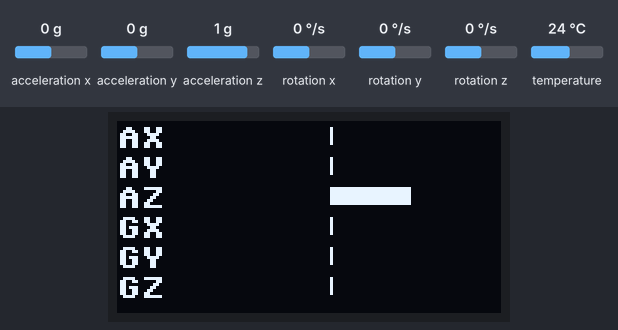
The program below on a simulated Raspberry Pi Pico running MicroPython. Shown: 128×64 one-colour display. The inputs (shaded band) are chosen by the test bench; at power-on: acceleration x 0 g, acceleration y 0 g, acceleration z 1 g, rotation x 0 °/s, rotation y 0 °/s, rotation z 0 °/s, temperature 24 °C. Library files of the repository ran but are not shown: ssd1306.py.

Above: at 1.3 s.
1.4 s: acceleration x set to -1.4 g
At 2.6 s:
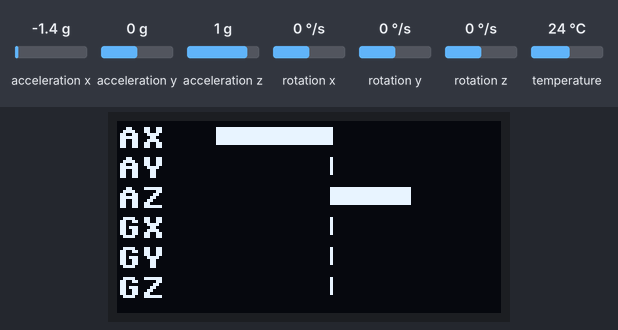
2.9 s: acceleration y set to -1.4 g
At 4.1 s:
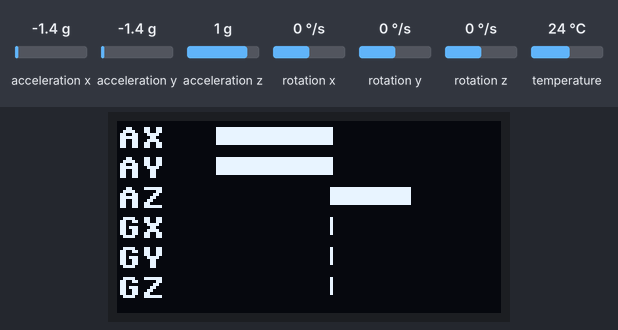
4.4 s: acceleration z set to -1.4 g
At 4.9 s:
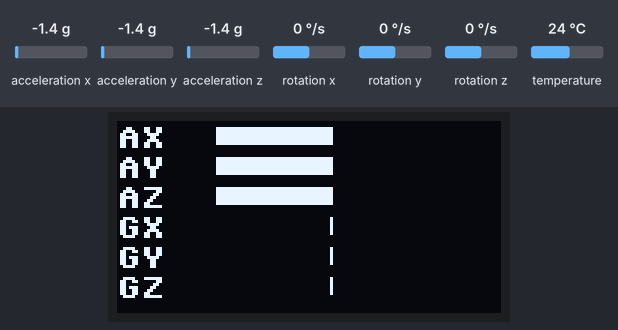
5.9 s: rotation x set to -192 °/s
At 6.5 s:
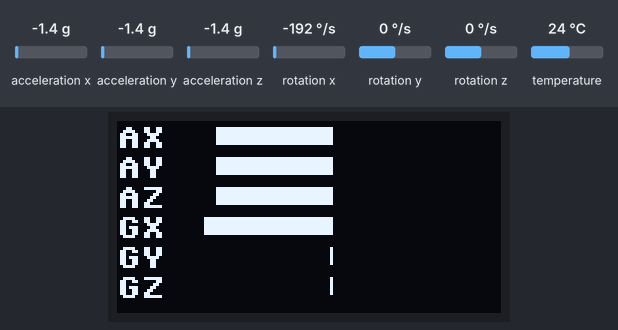
7.4 s: rotation y set to -192 °/s
At 8.3 s:
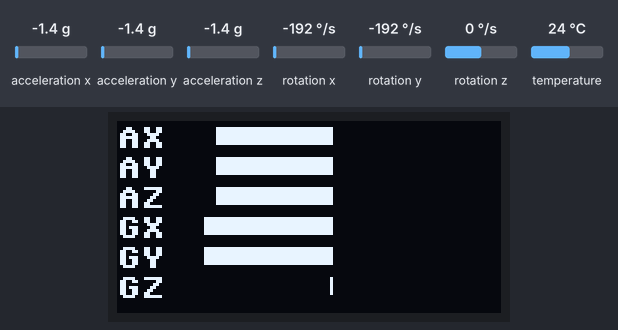
8.9 s: rotation z set to -192 °/s
At 9.9 s:
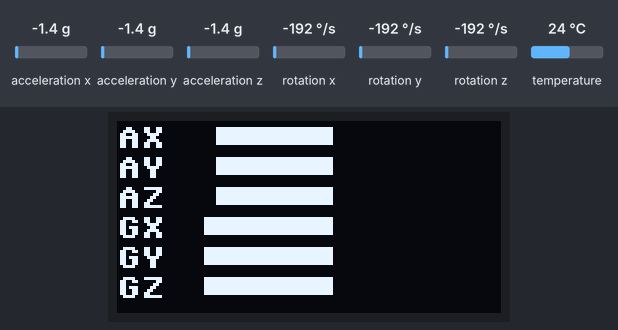
Timing chart, 0 to 11.4 s (numbered marks = the images above; inputs shaded):
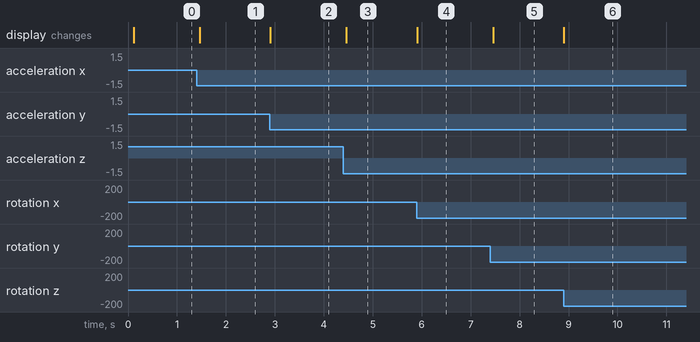

Measured:
- after the input at 1.4 s, the display: changes after 0.06 s (image 1)
- after the input at 2.9 s, the display: changes at once (image 2)
- after the input at 4.4 s, the display: changes after 0.06 s (image 3)
- after the input at 5.9 s, the display: changes at once (image 4)
- after the input at 7.4 s, the display: changes after 0.06 s (image 5)
- after the input at 8.9 s, the display: changes at once (image 6)

The program:

07-display-six-bars.py
```python
import machine
import struct
import time
import config

# MPU6050 wiring (I2C1):
#   SDA -> GPIO10 (I2C1 SDA)
#   SCL -> GPIO11 (I2C1 SCL)
#
# OLED wiring (SPI0) is defined in config.py.
#
# Load this file onto the Pico with Thonny and run it (F5), or run
# headlessly with mpremote (requires config.py and lib/ssd1306.py to
# already be copied onto the Pico's filesystem). All six MPU6050 channels
# at once - AX/AY/AZ acceleration and GX/GY/GZ angular velocity - each as
# its own horizontal bar growing left or right from a center line.
I2C_SDA_PIN = 10
I2C_SCL_PIN = 11
I2C_BUS = 1
MPU6050_ADDRESS = 0x68
PWR_MGMT_1 = 0x6B
ACCEL_XOUT_H = 0x3B

ACCEL_SCALE = 16384.0  # LSB per g at the default +/-2g range
GYRO_SCALE = 131.0      # LSB per deg/s at the default +/-250 deg/s range
MAX_G = 2.0             # accel value at full bar deflection
MAX_DPS = 250.0         # gyro value at full bar deflection

sda = machine.Pin(I2C_SDA_PIN)
scl = machine.Pin(I2C_SCL_PIN)
i2c = machine.I2C(I2C_BUS, sda=sda, scl=scl, freq=400000)

# Wake the sensor - it powers on in sleep mode
i2c.writeto_mem(MPU6050_ADDRESS, PWR_MGMT_1, bytes([0x00]))
time.sleep_ms(100)

oled = config.init_display()
WHITE = config.WHITE
BLACK = config.BLACK
WIDTH = config.WIDTH
HEIGHT = config.HEIGHT

BAR_LEFT = 16
BAR_RIGHT = WIDTH - 1
BAR_CENTER = (BAR_LEFT + BAR_RIGHT) // 2
BAR_HALF_WIDTH = BAR_CENTER - BAR_LEFT
BAR_HEIGHT = 6
ROW_Y = (2, 12, 22, 32, 42, 52)
LABELS = ("AX", "AY", "AZ", "GX", "GY", "GZ")
MAX_VALUES = (MAX_G, MAX_G, MAX_G, MAX_DPS, MAX_DPS, MAX_DPS)


def read_motion():
    # 14 bytes starting at ACCEL_XOUT_H: accel x/y/z, temp, gyro x/y/z
    data = i2c.readfrom_mem(MPU6050_ADDRESS, ACCEL_XOUT_H, 14)
    ax, ay, az, _temp, gx, gy, gz = struct.unpack(">hhhhhhh", data)
    return (ax / ACCEL_SCALE, ay / ACCEL_SCALE, az / ACCEL_SCALE,
            gx / GYRO_SCALE, gy / GYRO_SCALE, gz / GYRO_SCALE)


def draw_bar(y, value, max_value):
    length = int((value / max_value) * BAR_HALF_WIDTH)
    if length > BAR_HALF_WIDTH:
        length = BAR_HALF_WIDTH
    elif length < -BAR_HALF_WIDTH:
        length = -BAR_HALF_WIDTH
    if length >= 0:
        oled.fill_rect(BAR_CENTER, y, length, BAR_HEIGHT, WHITE)
    else:
        oled.fill_rect(BAR_CENTER + length, y, -length, BAR_HEIGHT, WHITE)


def draw_frame(values):
    oled.fill(BLACK)
    for label, y, value, max_value in zip(LABELS, ROW_Y, values, MAX_VALUES):
        oled.text(label, 0, y, WHITE)
        oled.vline(BAR_CENTER, y, BAR_HEIGHT, WHITE)
        draw_bar(y, value, max_value)
    oled.show()


try:
    while True:
        draw_frame(read_motion())
        time.sleep_ms(100)
except KeyboardInterrupt:
    print("Got ctrl-c, stopping")
```

config.py
```python
# Hardware configuration for the MPU6050 IMU kit.

from machine import Pin, SPI
import ssd1306

# ---------------------------------------------------------------------------
# OLED display (SPI0) - 2.42" SSD1306/SSD1309, same pins as compass-hmc5883l
# ---------------------------------------------------------------------------
WIDTH = 128
HEIGHT = 64

SCL_PIN = 2  # SPI clock
SDA_PIN = 3  # SPI MOSI
RES_PIN = 4
DC_PIN = 5
CS_PIN = 6

WHITE = 1
BLACK = 0
NO_FILL = 0
FILL = 1


def init_display():
    clock = Pin(SCL_PIN)
    data = Pin(SDA_PIN)
    res = Pin(RES_PIN)
    dc = Pin(DC_PIN)
    cs = Pin(CS_PIN)
    spi = SPI(0, sck=clock, mosi=data)
    return ssd1306.SSD1306_SPI(WIDTH, HEIGHT, spi, dc, res, cs)


# ---------------------------------------------------------------------------
# MPU6050 sensor (I2C1)
# ---------------------------------------------------------------------------
# The RP2040's I2C1 hardware block fixes GPIO10 as SDA and GPIO11 as SCL -
# machine.I2C(1, ...) raises "bad SCL pin" if the roles are swapped.
I2C_SDA_PIN = 10
I2C_SCL_PIN = 11
I2C_BUS = 1

# Aux I2C pass-through pins - usually unconnected on GY-521 breakouts
XDA_PIN = 12
XCL_PIN = 13

# Address select pin: low/floating = 0x68, high = 0x69
AD0_PIN = 14

# Interrupt output, only active once configured in the driver
INT_PIN = 15

# I2C addresses and identity register
MPU6050_ADDRESS_LOW = 0x68   # AD0 tied low (or floating with internal pull-down)
MPU6050_ADDRESS_HIGH = 0x69  # AD0 tied high
WHO_AM_I_REG = 0x75
WHO_AM_I_EXPECTED = 0x68     # MPU6050 always reports 0x68 here, regardless of AD0
```
